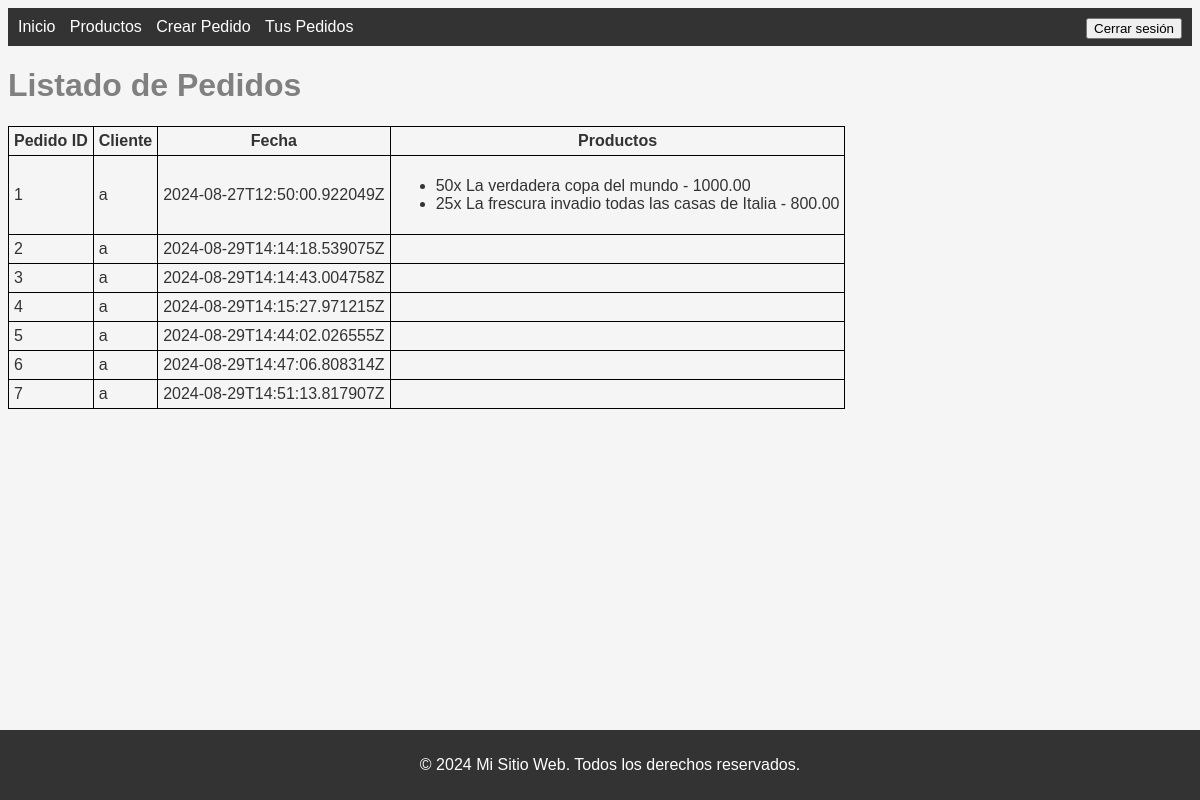
The app's page /mostrarPedidos/, older data.
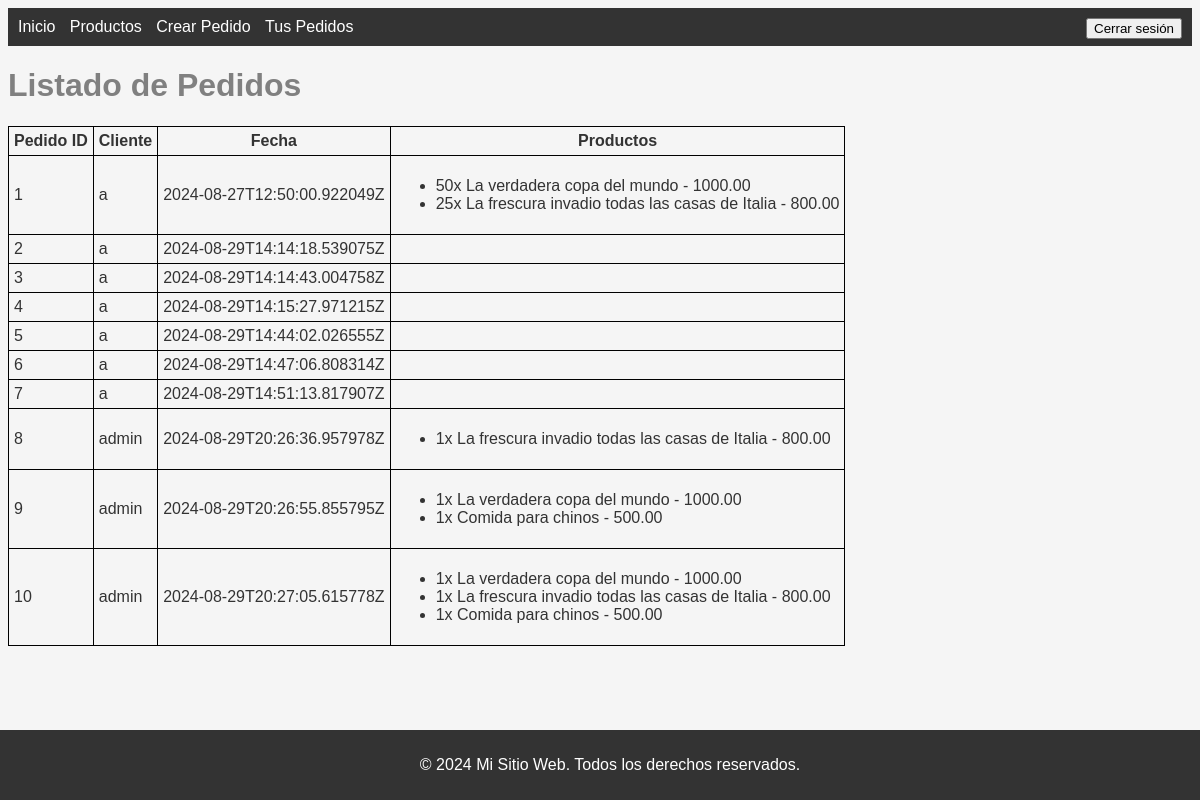
The same page, newer data.
### main/models.py (models this page shows, shortened)
class Cliente(AbstractBaseUser, PermissionsMixin):
    id = models.AutoField(primary_key=True)
    nombre = models.CharField(max_length=255, unique=True)
    direccion = models.CharField(max_length=255)
    telefono = models.CharField(max_length=20)
    is_superuser = models.BooleanField(default=False)
    is_active = models.BooleanField(default=True)
    is_staff = models.BooleanField(default=False)
    USERNAME_FIELD = 'nombre'
    objects = ClienteManager()

class Producto(models.Model):
    id = models.AutoField(primary_key=True)
    codigo = models.CharField(max_length=100, unique=True)
    descripcion = models.TextField()
    precio = models.DecimalField(max_digits=10, decimal_places=2)

### main/views.py (the view)
# urls.py: path('mostrarPedidos/', mostrarPedidos, name='mostrarPedidos'),
def mostrarPedidos(request):
    if request.method == 'GET':
        pedidos = Pedido.objects.all()
        serializer = PedidoSerializer(pedidos, many=True)
        clientes = Cliente.objects.all()
        context = {
            'pedidos': serializer.data,
            'clientes': clientes,
        }
        return render(request, 'mostrar_pedidos.html', context)

### main/templates/mostrar_pedidos.html
{% extends 'base.html' %}
{% block content %}
    <h1 style="color: gray;">Listado de Pedidos</h1>
    <table style="border-collapse: collapse;">
        <thead>
            <tr>
                <th>Pedido ID</th>
                <th>Cliente</th>
                <th>Fecha</th>
                <th>Productos</th>
            </tr>
        </thead>
        <tbody>
            {% for pedido in pedidos %}
                <tr>
                    <td>{{ pedido.id }}</td>
                    <td>
                        {% for cliente in clientes %}
                            {% if cliente.id == pedido.cliente %}
                                {{ cliente.nombre }}
                            {% endif %}
                        {% endfor %}
                    </td>
                    <td>{{ pedido.fecha }}</td>
                    <td>
                        <ul>
                            {% for producto in pedido.productos %}
                                <li>{{ producto.cantidad }}x {{ producto.producto.descripcion }} - {{ producto.producto.precio }}</li>
                            {% endfor %}
                        </ul>
                    </td>
                </tr>
            {% endfor %}
        </tbody>
    </table>
{% endblock %}

Row changes from the older to the newer data that the page shows:
added Cliente: nombre "admin"
now on this page (row unchanged): Producto: producto.descripcion "Comida para chinos" "Comida para chinos"
Text that changed along with them:
new list line: "8 2024-08-29T20:26:36.957978Z 1 x - 800.00"
new list line: "La frescura invadio todas las casas de Italia"
new list line: "9 2024-08-29T20:26:55.855795Z 1 x - 1000.00 1 x - 500.00"
new list line: "La verdadera copa del mundo"
new list line: "10 2024-08-29T20:27:05.615778Z 1 x - 1000.00 1 x - 800.00 1 x - 500.00"
